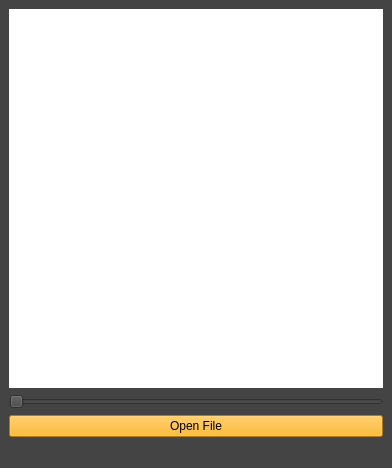
<?xml version="1.0" encoding="UTF-8"?>
<ui version="4.0">
 <class>BlurMaker</class>
 <widget class="QMainWindow" name="BlurMaker">
  <property name="geometry">
   <rect>
    <x>0</x>
    <y>0</y>
    <width>392</width>
    <height>468</height>
   </rect>
  </property>
  <property name="windowTitle">
   <string>BlurMaker</string>
  </property>
  <property name="styleSheet">
   <string notr="true">background-color:rgb(68, 68, 68)</string>
  </property>
  <widget class="QWidget" name="centralwidget">
   <property name="styleSheet">
    <string notr="true"/>
   </property>
   <layout class="QVBoxLayout" name="verticalLayout_2">
    <item>
     <layout class="QVBoxLayout" name="verticalLayout">
      <item>
       <widget class="QLabel" name="displayPic">
        <property name="styleSheet">
         <string notr="true">background-color:rgb(255, 255, 255)</string>
        </property>
        <property name="text">
         <string/>
        </property>
       </widget>
      </item>
      <item>
       <widget class="QSlider" name="blurSlider">
        <property name="orientation">
         <enum>Qt::Orientation::Horizontal</enum>
        </property>
       </widget>
      </item>
      <item>
       <widget class="QPushButton" name="openFileButton">
        <property name="styleSheet">
         <string notr="true">background-color:rgb(255, 170, 0)</string>
        </property>
        <property name="text">
         <string>Open File</string>
        </property>
       </widget>
      </item>
     </layout>
    </item>
   </layout>
  </widget>
  <widget class="QMenuBar" name="menubar">
   <property name="geometry">
    <rect>
     <x>0</x>
     <y>0</y>
     <width>392</width>
     <height>21</height>
    </rect>
   </property>
  </widget>
  <widget class="QStatusBar" name="statusbar"/>
 </widget>
 <resources/>
 <connections/>
</ui>
